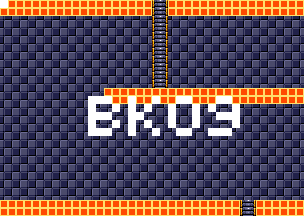

A 2D game scene composited from a Tiled map and its tileset images. What follows is a short description and the map's XML, with each tile layer's data collapsed to a summary:
An orthogonal 38x27 tile map with 8x8 px tiles, 4 tile layers (background, foreground, room numbers, Objects), 15 tilesets.

<map version="1.5" tiledversion="1.7.1" orientation="orthogonal" renderorder="right-down" width="38" height="27" tilewidth="8" tileheight="8" infinite="0" nextlayerid="11" nextobjectid="1">
 <tileset firstgid="1" source="tilesheets/tsKarniMata.tsx" />
 <tileset firstgid="1025" source="tilesheets/tsVoodooWasp.tsx" />
 <tileset firstgid="2049" source="tilesheets/tsBurial.tsx" />
 <tileset firstgid="3073" source="tilesheets/tsBlueTemple.tsx" />
 <tileset firstgid="4097" source="tilesheets/tsGoddess.tsx" />
 <tileset firstgid="5121" source="tilesheets/tsKonark.tsx" />
 <tileset firstgid="6145" name="sEnemies" tilewidth="8" tileheight="8" tilecount="1024" columns="32">
  <image source="../grapx/tilesheets/sObjects.bmp" trans="ff94ff" width="256" height="256" />
 </tileset>
 <tileset firstgid="7169" source="tilesheets/tsIceTemple.tsx" />
 <tileset firstgid="8193" source="tilesheets/tsLavaArea.tsx" />
 <tileset firstgid="9217" source="tilesheets/tsBossArea.tsx" />
 <tileset firstgid="10241" source="tilesheets/tsPegu.tsx" />
 <tileset firstgid="11265" source="tilesheets/sTiwanakuTemple.tsx" />
 <tileset firstgid="12289" source="tilesheets/sIndraTemple.tsx" />
 <tileset firstgid="13313" source="tilesheets/sTeleport.tsx" />
 <tileset firstgid="14337" source="tilesheets/sObjects.tsx" />
 <layer id="2" name="background" width="38" height="27">
  <data>[1026 cells, 1026 non-empty, 2 distinct tile ids]</data>
 </layer>
 <layer id="1" name="foreground" width="38" height="27">
  <data>[1026 cells, 220 non-empty, 3 distinct tile ids]</data>
 </layer>
 <layer id="7" name="room numbers" width="38" height="27">
  <data>[1026 cells, 45 non-empty, 1 distinct tile ids]</data>
 </layer>
 <layer id="10" name="Objects" width="38" height="27">
  <data>[1026 cells, 0 non-empty, 0 distinct tile ids]</data>
 </layer>
</map>
